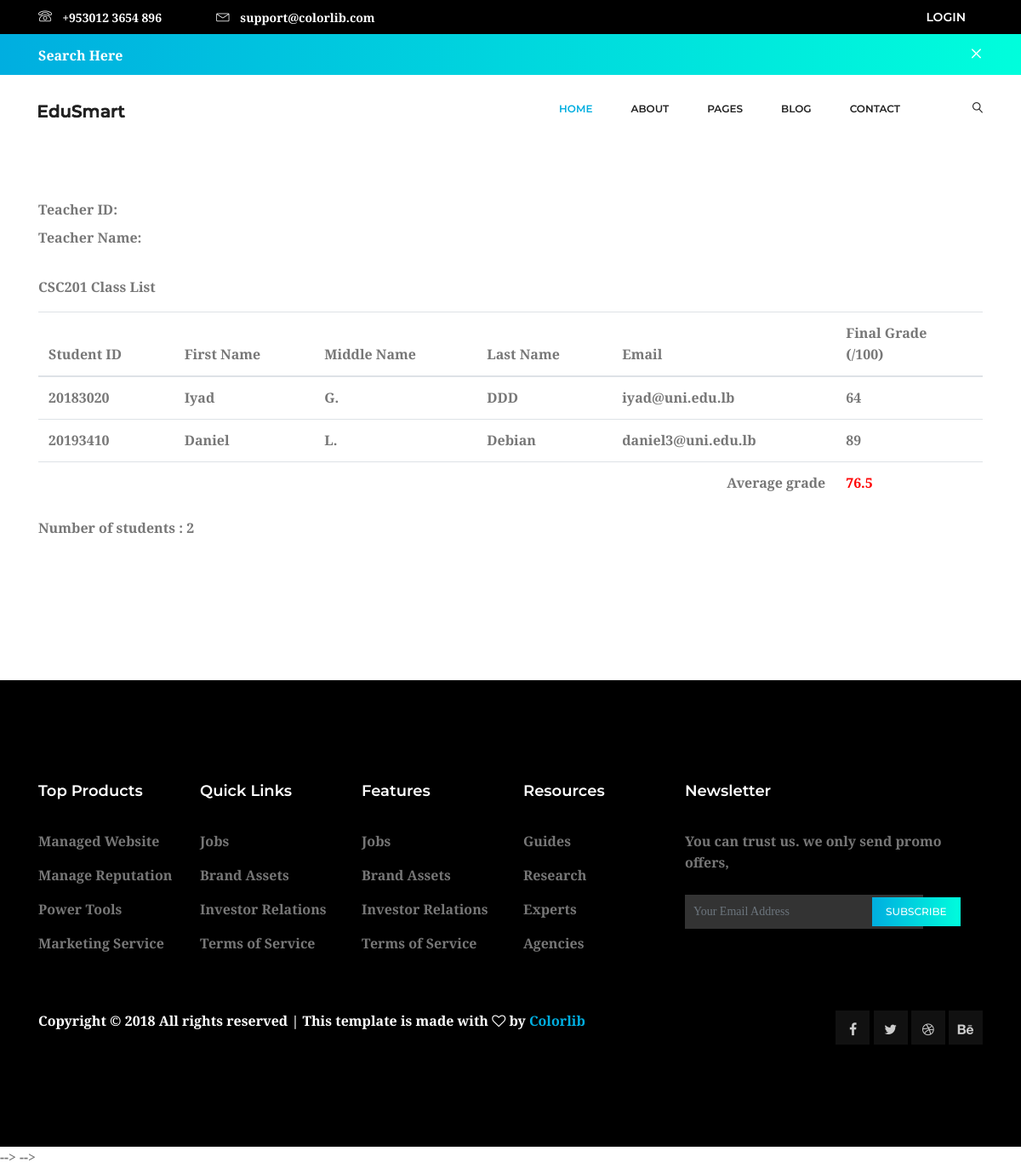
The app's page /classlistteacher-hanan.php?val=1 with its own data.
### tables this page shows
CREATE TABLE IF NOT EXISTS `registration` (
  `id` int(11) NOT NULL AUTO_INCREMENT,
  `courseOfferingId` int(11) NOT NULL,
  `studentId` int(11) NOT NULL,
  `grade` int(11) NOT NULL,
  PRIMARY KEY (`id`)
);

CREATE TABLE IF NOT EXISTS `student` (
  `id` int(11) NOT NULL AUTO_INCREMENT,
  `firstName` varchar(255) NOT NULL,
  `middleName` varchar(255) NOT NULL,
  `lastName` varchar(255) NOT NULL,
  `email` varchar(255) NOT NULL,
  `mobileNumber` varchar(255) NOT NULL,
  `password` varchar(255) NOT NULL,
  PRIMARY KEY (`id`)
);

### classlistteacher-hanan.php (the view, shortened to what this page needs)
<?php
	$teacherId = $_SESSION['login']['id'];
	$teacherName = $_SESSION['login']['name'];
	$courseOfferingID = $_GET['val'];
?>
<!doctype html>
<html lang="en">
<head>
    <link rel="stylesheet" href="css/boo	tstrap.css">
    <link rel="stylesheet" href="vendors/linericon/style.css">
    <link rel="stylesheet" href="css/font-awesome.min.css">
    <link rel="stylesheet" href="vendors/owl-carousel/owl.carousel.min.css">
    <link rel="stylesheet" href="vendors/lightbox/simpleLightbox.css">
    <link rel="stylesheet" href="vendors/nice-select/css/nice-select.css">
    <link rel="stylesheet" href="vendors/animate-css/animate.css">
    <link rel="stylesheet" href="css/style.css">
</head>
<body>
    <header class="header_area">
        <div class="header-top">
            <div class="container">
                <div class="row align-items-center">
                    <div class="col-lg-6 col-sm-6 col-4 header-top-left">
                        <a href="tel:+9530123654896">
                            <span class="lnr lnr-phone"></span>
                            <span class="text">
                                <span class="text">+953012 3654 896</span>
                            </span>
                        </a>
                        <a href="mailto:support@colorlib.com">
                            <span class="lnr lnr-envelope"></span>
                            <span class="text">
                                <span class="text">support@colorlib.com</span>
                            </span>
                        </a>
                    </div>
                    <div class="col-lg-6 col-sm-6 col-8 header-top-right">
                        <a href="#" class="text-uppercase">Login</a>
                    </div>
                </div>
            </div>
        </div>
        <div class="main_menu">
            <div class="search_input" id="search_input_box">
                <div class="container">
                    <form class="d-flex justify-content-between" method="" action="">
                        <input type="text" class="form-control" id="search_input" placeholder="Search Here">
                        <span class="lnr lnr-cross" id="close_search" title="Close Search"></span>
                    </form>
                </div>
            </div>
            <nav class="navbar navbar-expand-lg navbar-light">
                <div class="container">
                    <a class="navbar-brand logo_h" href="index.html"><img src="img/logo.png" alt=""></a>
                    <div class="collapse navbar-collapse offset" id="navbarSupportedContent">
                        <ul class="nav navbar-nav menu_nav ml-auto">
                            <li class="nav-item active"><a class="nav-link" href="index.html">Home</a></li>
                            <li class="nav-item"><a class="nav-link" href="about-us.html">About</a></li>
                            <li class="nav-item submenu dropdown">
                                <a href="#" class="nav-link dropdown-toggle" data-toggle="dropdown" role="button"
                                    aria-haspopup="true" aria-expanded="false">Pages</a>
                            </li>
                            <li class="nav-item submenu dropdown">
                                <a href="#" class="nav-link dropdown-toggle" data-toggle="dropdown" role="button"
                                    aria-haspopup="true" aria-expanded="false">Blog</a>
                            </li>
                            <li class="nav-item"><a class="nav-link" href="contact.html">Contact</a></li>
                            <li class="nav-item">
                                <a href="#" class="nav-link search" id="search">
                                    <i class="lnr lnr-magnifier"></i>
                                </a>
                            </li>
                        </ul>
                    </div>
                </div>
            </nav>
        </div>
    </header>
<pre>
</pre>
<div class="container">
	<div>
			<label>Teacher ID: <?php print($teacherId); ?></label>
			<br>
			<label>Teacher Name: <?php print($teacherName); ?></label>
			<br>
			<br>
		</div>
		<label>CSC201 Class List</label>
	</div>
	<div class="whole-wrap">
		<div class="container">
			  <table class="table table-hover">
    <thead>
      <h1><tr>
        <th>Student ID</th>
        <th>First Name</th>
		<th>Middle Name</th>
		<th>Last Name</th>
		<th>Email</th>
        <th>Final Grade <br>(/100)</th>
      </tr></h1>
    </thead>
    <tbody>
		<?php
		$classAverage = 0.0;
		$numberOfStudents = 0;
		$sumGrades = 0;
		$server = 'localhost';
		$user = 'root';
		$pass = '';
		$connect = mysql_connect($server, $user, $pass);
		if(!$connect)
		{
			die("Cannot connect to $server using $user");
		}
		else
		{
			$SQLcmd = "SELECT registration.studentId, registration.grade, student.firstName, student.middleName, student.lastName, student.email FROM registration INNER JOIN student ON registration.studentId = student.id WHERE registration.courseOfferingID = '$courseOfferingID' ORDER BY student.id ASC";
			$results_id = mysql_query($SQLcmd, $connect);
			if($results_id)
			{
				while($row = mysql_fetch_row($results_id))
				{
					print("<tr>");
					$studentID = $row[0];
					$studentGrade = $row[1];
					$studentFirstName = $row[2];
					$studentMiddleName = $row[3];
					$studentLastName = $row[4];
					$studentEmail = $row[5];
					$numberOfStudents++;
					$sumGrades = $sumGrades + $studentGrade;
					print("<td>$studentID</td><td>$studentFirstName</td><td>$studentMiddleName</td><td>$studentLastName</td><td>$studentEmail</td>");
					if($studentGrade == 0)
					{
						$saveButton = true;
						print('<td>');
						print('<select name="gradesRange'.$numberOfStudents.'">');
						for($i=10; $i<=100; $i++)
						{
							echo "<option value=".$i.">".$i."</option>";
						}
						print('</td>');
					}
					else
					{
						print("<td>$studentGrade</td>");
					}
					print("</tr>");
				}
				if(($sumGrades > 0) && ($numberOfStudents > 0) )
					$classAverage = $sumGrades / $numberOfStudents;
				print('<tr><td></td><td></td><td></td><td></td><td align="right">Average grade</td><td style="color:red;">'.$classAverage. '</td></tr>');
				print("</tbody>");
				print("</table>");
				print("Number of students : $numberOfStudents<br>");
			}
			else
			{
				die("Cannot display table");
			}
		}
	?>
	</div>
	</div>
<pre>
</Pre>
    <footer class="footer-area section_gap">
			<div class="container">
				<div class="row">
					<div class="col-lg-2 col-md-6 single-footer-widget">
						<h4>Top Products</h4>
						<ul>
							<li><a href="#">Managed Website</a></li>
							<li><a href="#">Manage Reputation</a></li>
							<li><a href="#">Power Tools</a></li>
							<li><a href="#">Marketing Service</a></li>
						</ul>
					</div>
					<div class="col-lg-2 col-md-6 single-footer-widget">
						<h4>Quick Links</h4>
						<ul>
							<li><a href="#">Jobs</a></li>
							<li><a href="#">Brand Assets</a></li>
							<li><a href="#">Investor Relations</a></li>
							<li><a href="#">Terms of Service</a></li>
						</ul>
					</div>
					<div class="col-lg-2 col-md-6 single-footer-widget">
						<h4>Features</h4>
						<ul>
							<li><a href="#">Jobs</a></li>
							<li><a href="#">Brand Assets</a></li>
							<li><a href="#">Investor Relations</a></li>
							<li><a href="#">Terms of Service</a></li>
						</ul>
					</div>
					<div class="col-lg-2 col-md-6 single-footer-widget">
						<h4>Resources</h4>
						<ul>
							<li><a href="#">Guides</a></li>
							<li><a href="#">Research</a></li>
							<li><a href="#">Experts</a></li>
							<li><a href="#">Agencies</a></li>
						</ul>
					</div>
					<div class="col-lg-4 col-md-6 single-footer-widget">
						<h4>Newsletter</h4>
						<p>You can trust us. we only send promo offers,</p>
						<div class="form-wrap" id="mc_embed_signup">
							<form target="_blank" action="https://spondonit.us12.list-manage.com/subscribe/post?u=1462626880ade1ac87bd9c93a&amp;id=92a4423d01"
								method="get" class="form-inline">
								<input class="form-control" name="EMAIL" placeholder="Your Email Address" onfocus="this.placeholder = ''"
									onblur="this.placeholder = 'Your Email Address '" required="" type="email">
								<button class="click-btn btn btn-default">
									<span>subscribe</span>
								</button>
							</form>
						</div>
					</div>
				</div>
				<div class="row footer-bottom d-flex justify-content-between">
					<p class="col-lg-8 col-sm-12 footer-text m-0 text-white">Copyright © 2018 All rights reserved | This
						template is
						made with <i class="fa fa-heart-o" aria-hidden="true"></i> by <a href="#">Colorlib</a></p>
					<div class="col-lg-4 col-sm-12 footer-social">
						<a href="#"><i class="fa fa-facebook"></i></a>
						<a href="#"><i class="fa fa-twitter"></i></a>
						<a href="#"><i class="fa fa-dribbble"></i></a>
						<a href="#"><i class="fa fa-behance"></i></a>
					</div>
				</div>
			</div>
		</footer> -->
		 -->
	</body>
	</html>

### records on screen
registration: studentId "20183020", studentId.firstName "Iyad", studentId.middleName "G.", studentId.lastName "DDD", studentId.email "iyad@uni.edu.lb", grade "64"
registration: studentId "20193410", studentId.firstName "Daniel", studentId.middleName "L.", studentId.lastName "Debian", studentId.email "daniel3@uni.edu.lb", grade "89"

### other values on screen
$classAverage "76.5"
$numberOfStudents "2"
